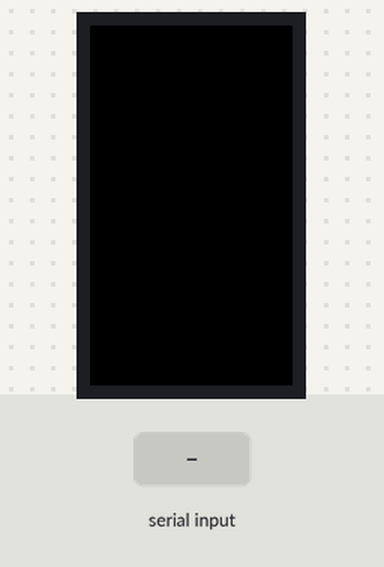
A sketch run on a simulated ESP32. Parts: 135×240 colour display. The inputs (shaded band) are chosen by the test bench.

Above: at 1.3 s.
1.4 s: "1\n" received over Serial
At 2.0 s:
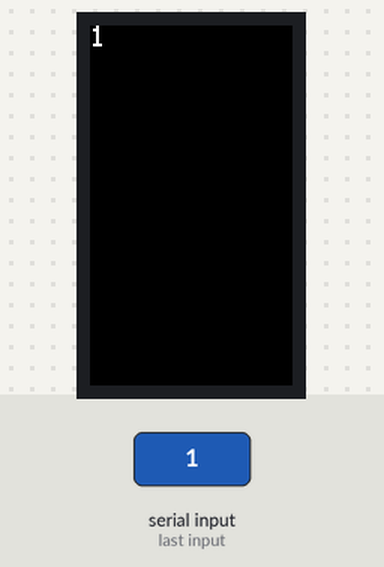
2.9 s: "0\n" received over Serial
At 4.1 s:
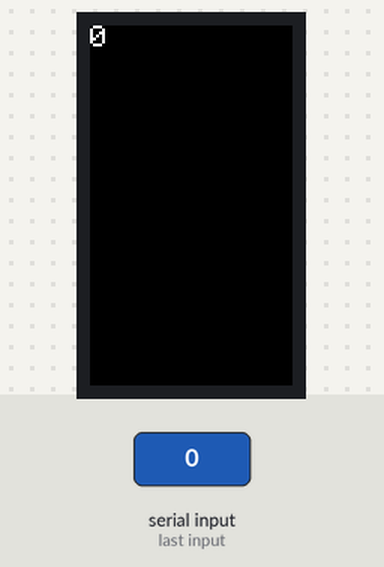
4.4 s: "2\n" received over Serial
At 5.5 s:
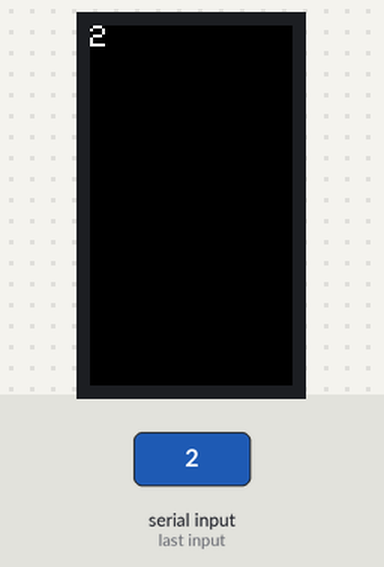
Timing chart, 0 to 7.4 s (numbered marks = the images above; inputs shaded):
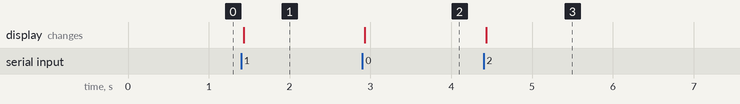

Measured:
- after the input at 1.4 s, the display: changes at once (image 1)
- after the input at 2.9 s, the display: changes at once (image 2)
- after the input at 4.4 s, the display: changes at once (image 3)

The sketch:

TransmitMsgFromPi.ino
```cpp
#include <M5StickCPlus.h>

void setup() {
  M5.begin();
  Serial.begin(115200);
  Serial.setTimeout(500);
}

void loop() {
  if (Serial.available() > 0) {
    String message = Serial.readStringUntil('\n');
    M5.Lcd.fillScreen(BLACK);
    M5.Lcd.setCursor(0, 0);
    M5.Lcd.setTextColor(WHITE);
    M5.Lcd.setTextSize(2);
    M5.Lcd.print(message);
  }
}
```
